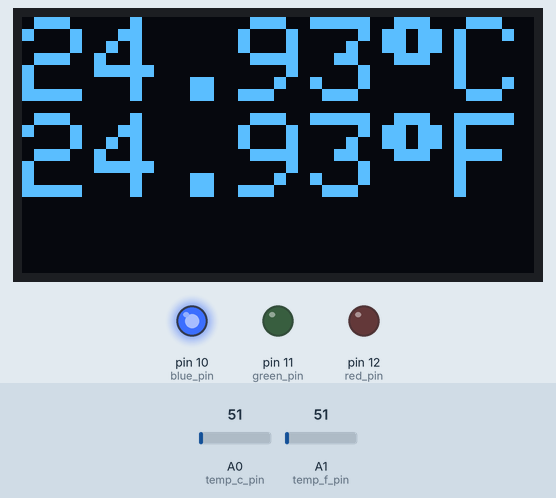
The sketch below on a simulated Arduino Uno, built with avr-gcc and run on an emulated ATmega328P. Shown: 128×64 one-colour display, output pins drawn as LEDs (lit = HIGH). Inputs (shaded band) come from the test bench; at power-on: A1 (temp_f_pin) = 51, A0 (temp_c_pin) = 51.

Above: at 4.2 s.
4.3 s: A1 (temp_f_pin) set to 109
At 5.7 s:
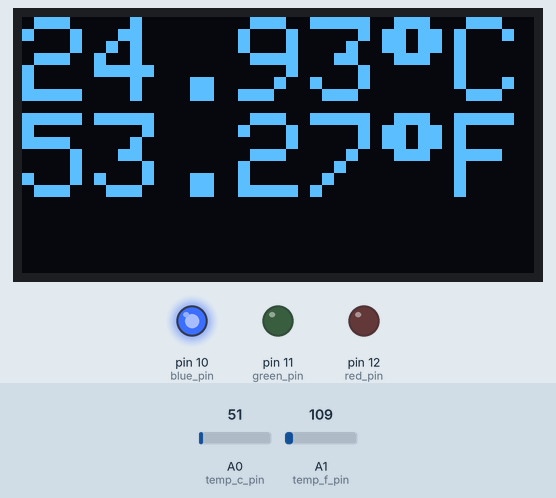
6.0 s: A1 (temp_f_pin) set to 129
At 6.8 s:
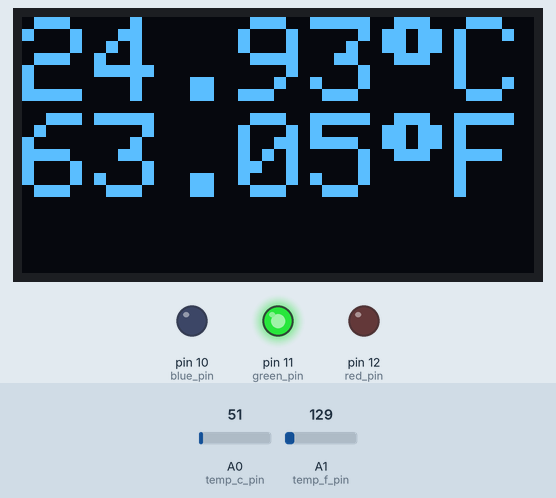
7.8 s: A0 (temp_c_pin) set to 61
At 8.8 s:
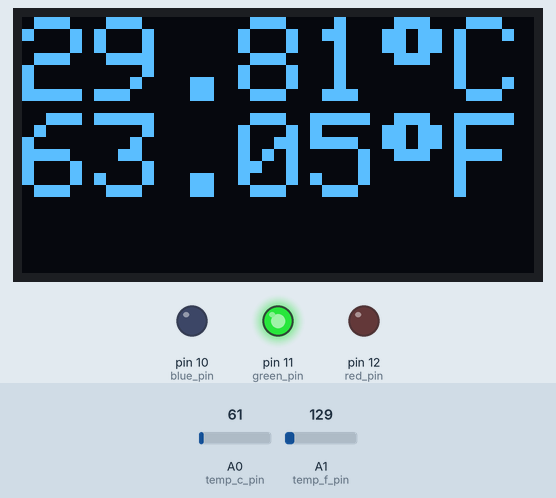
9.5 s: A0 (temp_c_pin) set to 71
At 10.7 s:
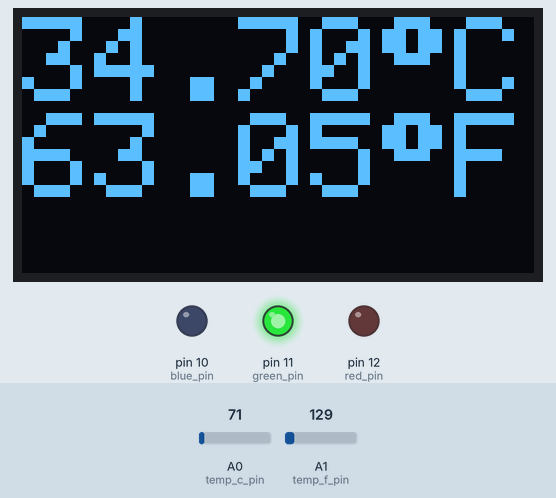
11.3 s: A0 (temp_c_pin) set to 86
At 12.7 s:
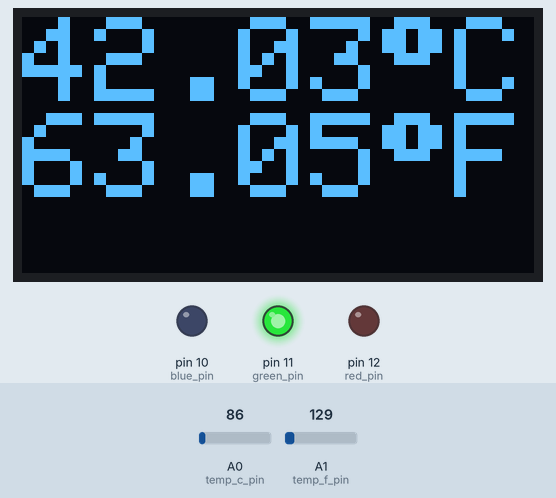
13.0 s: A1 (temp_f_pin) set to 112
At 14.7 s:
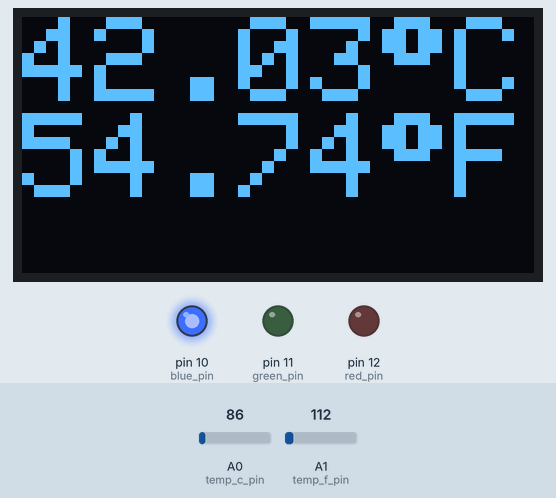
Timing chart, 0 to 15.6 s (numbered marks = the images above; inputs shaded):
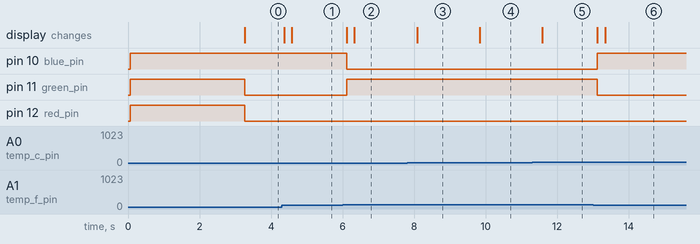

The sketch:

Temperature_main.ino
```cpp
#include <SPI.h>
#include <Wire.h>
#include <Adafruit_GFX.h>
#include <Adafruit_SSD1306.h>

#define SCREEN_WIDTH 128 // OLED display width, in pixels
#define SCREEN_HEIGHT 64 // OLED display height, in pixels

// Declaration for an SSD1306 display connected to I2C (SDA, SCL pins)
#define OLED_RESET     -1 // Reset pin # (or -1 if sharing Arduino reset pin)
Adafruit_SSD1306 display(SCREEN_WIDTH, SCREEN_HEIGHT, &Wire, OLED_RESET);

float ref_voltage = 5;

int green_pin = 11;
int blue_pin = 10;
int red_pin = 12;

int temp_c_pin = A0;
int temp_f_pin = A1;

float temp_c_value;
float temp_f_value;

float temp_c;
float temp_f;

float readTempC(){
  float val1 = 0;
  float val2 = 0;
  int readings = 80;
  for (int i = 0; i < readings; i++){
    val2 = analogRead(temp_c_pin);
    val1 = val1 + val2;
    delay (1);
  }
  val1 = val1/readings;
  return val1;
}

float readTempF(){
  float val3 = 0;
  float val4 = 0;
  int readings = 80;
  for (int i = 0; i < readings; i++){
    val4 = analogRead(temp_f_pin);
    val3 = val3 + val4;
    delay (1);
  }
  val3 = val3/readings;
  return val3;
}

void setup() {
  Serial.begin(115200);

  display.begin(SSD1306_SWITCHCAPVCC, 0x3C); // Address 0x3C for 128x64
  display.clearDisplay();
  display.setTextSize(1.5);
  display.setTextColor(SSD1306_WHITE); // Draw white text
  display.cp437(true);
  display.println("Initiating...");
  display.display();
  display.setTextSize(3);

  analogReference(DEFAULT);

  pinMode(temp_f_pin, INPUT);
  pinMode(temp_c_pin, INPUT);

  pinMode(green_pin, OUTPUT);
  pinMode(blue_pin, OUTPUT);
  pinMode(red_pin, OUTPUT);

  digitalWrite(green_pin, 1);
  digitalWrite(blue_pin, 1);
  digitalWrite(red_pin, 1);

  delay(3000);
}

void loop() {
  temp_c_value = readTempC();
  temp_f_value = readTempF();

  temp_c = ((temp_c_value * ref_voltage) / 1023.0) * 100;
  temp_f = ((temp_f_value * ref_voltage) / 1023.0) * 100;

  display.clearDisplay();
  display.setCursor(0, 0);     // Start at top-left corner

  display.print(temp_c);
  display.write(248);
  display.println("C");
  display.print(temp_f);
  display.write(248);
  display.println("F");
  display.display();

  if(temp_f >= 80){
    digitalWrite(green_pin, 0);
    digitalWrite(blue_pin, 0);
    digitalWrite(red_pin, 1);
  }
  else if(temp_f <= 60){
    digitalWrite(green_pin, 0);
    digitalWrite(blue_pin, 1);
    digitalWrite(red_pin, 0);
  }
  else{
    digitalWrite(green_pin, 1);
    digitalWrite(blue_pin, 0);
    digitalWrite(red_pin, 0);
  }
  delay(10);
}
```

Measured:
- the behaviour switches between 122 and 123 on A1 (temp_f_pin) (found by bisection; images 1 and 2)
- after the input at 4.3 s, the display: first changes after 0.06 s (image 1 shows a later state)
- after the input at 6.0 s, pin 10 (blue_pin): HIGH → LOW after 0.11 s; pin 11 (green_pin): LOW → HIGH after 0.11 s; the display: first changes after 0.11 s (image 2 shows a later state)
- after the input at 7.8 s, the display: changes after 0.28 s (image 3)
- after the input at 9.5 s, the display: changes after 0.33 s (image 4)
- after the input at 11.3 s, the display: changes after 0.28 s (image 5)
- after the input at 13.0 s, pin 10 (blue_pin): LOW → HIGH after 0.12 s; pin 11 (green_pin): HIGH → LOW after 0.12 s; the display: first changes after 0.12 s (image 6 shows a later state)
